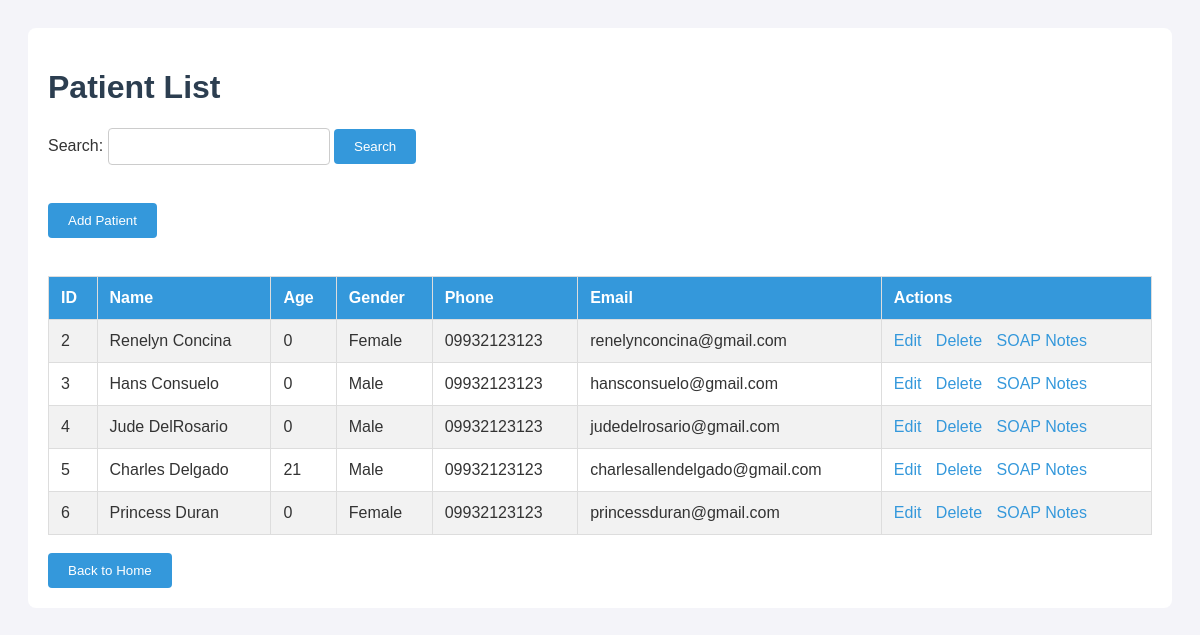
Page /view_patients.php on the committed database.
### tables this page shows
CREATE TABLE `patients` (
  `id` int NOT NULL,
  `name` varchar(255) NOT NULL,
  `dob` date DEFAULT NULL,
  `gender` enum('male','female') NOT NULL,
  `address` text NOT NULL,
  `phone_primary` varchar(20) NOT NULL,
  `phone_alternate` varchar(20) DEFAULT NULL,
  `email` varchar(255) NOT NULL
);

### view_patients.php (the view, shortened to what this page needs)
<?php
require 'db.php';
$search = isset($_GET['search']) ? $_GET['search'] : '';
$query = "SELECT id, name, dob, gender, phone_primary, email FROM patients";
$stmt = $pdo->prepare($query);
if ($search) {
    $stmt->execute(['search' => "%$search%"]);
} else {
    $stmt->execute();
}
$patients = $stmt->fetchAll();
?>
<!DOCTYPE html>
<html lang="en">
<head>
</head>
<body>
    <div class="container">
        <h1>Patient List</h1>
        <form method="GET" action="view_patients.php">
            <label for="search">Search:</label>
            <input type="text" id="search" name="search" value="<?= htmlspecialchars($search) ?>">
            <input type="submit" value="Search">
        </form>
        <br>
        <button onclick="window.location.href='add_patient.php'">Add Patient</button>
        <br><br>
        <table border="1" cellspacing="0" cellpadding="5">
            <tr>
                <th>ID</th>
                <th>Name</th>
                <th>Age</th>
                <th>Gender</th>
                <th>Phone</th>
                <th>Email</th>
                <th>Actions</th>
            </tr>
            <?php if ($patients): ?>
                <?php foreach ($patients as $patient): ?>
                    <tr>
                        <td><?= htmlspecialchars($patient['id']) ?></td>
                        <td><?= htmlspecialchars($patient['name']) ?></td>
                        <td>
                            <?php
                            if ($patient['dob']) {
                                $dob = new DateTime($patient['dob']);
                                $today = new DateTime();
                                $age = $today->diff($dob)->y;
                                echo $age;
                            } else {
                                echo "N/A";
                            }
                            ?>
                        </td>
                        <td><?= htmlspecialchars(ucfirst($patient['gender'])) ?></td>
                        <td><?= htmlspecialchars($patient['phone_primary']) ?></td>
                        <td><?= htmlspecialchars($patient['email']) ?></td>
                        <td class="actions">
                            <a href="update_patient.php?id=<?= htmlspecialchars($patient['id']) ?>">Edit</a>
                            <a href="#" onclick="confirmDelete(<?= htmlspecialchars($patient['id']) ?>)">Delete</a>
                            <a href="view_soap.php?patient_id=<?= htmlspecialchars($patient['id']) ?>">SOAP Notes</a>
                        </td>
                    </tr>
                <?php endforeach; ?>
            <?php else: ?>
                <tr>
                    <td colspan="7">No patients found.</td>
                </tr>
            <?php endif; ?>
        </table>
        <br>
        <button onclick="window.location.href='index.php'">Back to Home</button>
    </div>
</body>
</html>

### view_patients.php (style rules this page uses)
body { font-family: Arial, sans-serif; background-color: #f4f4f9; color: #333; padding: 20px; }
h1 { color: #2c3e50; }
form { margin-bottom: 20px; }
input[type="text"] { padding: 10px; border: 1px solid #ccc; border-radius: 4px; width: 200px; }
input[type="submit"], button { padding: 10px 20px; border: none; border-radius: 4px; background-color: #3498db; color: white; cursor: pointer; }
table { width: 100%; border-collapse: collapse; margin-top: 20px; }
th, td { padding: 12px; border: 1px solid #ddd; text-align: left; }
th { background-color: #3498db; color: white; }
tr:nth-child(even) { background-color: #f2f2f2; }
.actions a { margin-right: 10px; color: #3498db; text-decoration: none; }
.container { padding: 20px; background-color: #fff; border-radius: 8px; }

### rows in the picture
patients: id "2", name "Renelyn Concina", gender "Female", phone_primary "09932123123", email "renelynconcina@gmail.com"
patients: id "3", name "Hans Consuelo", gender "Male", phone_primary "09932123123", email "hansconsuelo@gmail.com"
patients: id "4", name "Jude DelRosario", gender "Male", phone_primary "09932123123", email "judedelrosario@gmail.com"
patients: id "5", name "Charles Delgado", gender "Male", phone_primary "09932123123", email "charlesallendelgado@gmail.com"
patients: id "6", name "Princess Duran", gender "Female", phone_primary "09932123123", email "princessduran@gmail.com"
